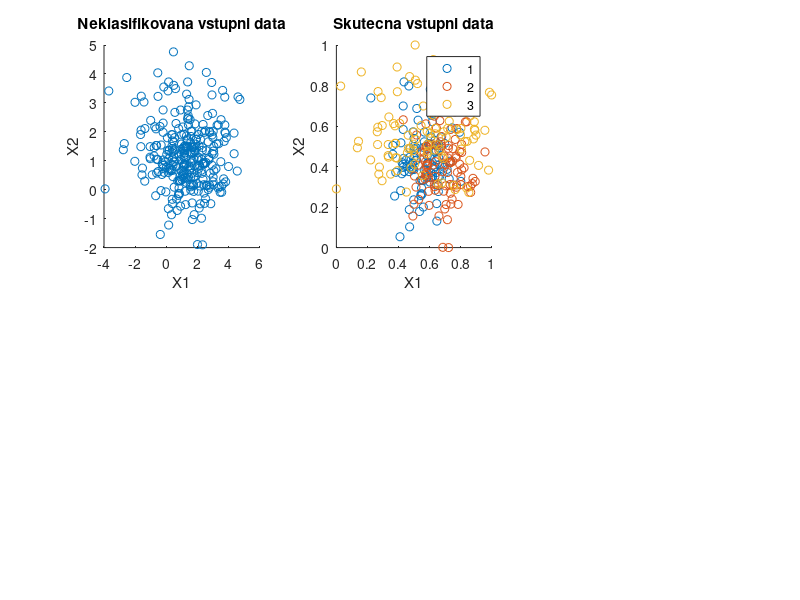

Write the MATLAB code that produced this figure. (Note: this script raises an error after producing the figure.)
clc
clear

ID = 220962;

%% Data generator

tmp = sqrt(3)/2;
tmpp=1+tmp;
rng(ID);
%Normalni rozlozeni dat
% means - X1 - [1 2 1.5], X2 - [1 1 sqrt(3)/2]
% deviation - X1 - [1 1 2], X2 - [1 1 1]
data(1,:) = [normrnd(1,1,1,100) normrnd(2,1,1,100) normrnd(1.5,2,1,100)];
data(2,:) = [normrnd(1,1,1,100) normrnd(1,1,1,100) normrnd(tmpp,1,1,100)];
data(3,:) = [ones(1,100) ones(1,100)+1 ones(1,100)+2];


%data(1,:) = [normrnd(1,0.001,1,100) normrnd(2,0.001,1,100) normrnd(1.5,0.001,1,100)];
%data(2,:) = [normrnd(1,0.001,1,100) normrnd(1,0.001,1,100) normrnd(tmpp,0.001,1,100)];
%data(3,:) = [ones(1,100) ones(1,100)+1 ones(1,100)+2];

%Normalizace dat do rozsahu <0:1>
dataNorm(1,:) = (data(1,:)-min(data(1,:)))/(max(data(1,:))-min(data(1,:)));
dataNorm(2,:) = (data(2,:)-min(data(2,:)))/(max(data(2,:))-min(data(2,:)));
dataNorm(3,:) = data(3,:);

subplot(2,3,1)
scatter(data(1,:),data(2,:))
xlabel("X1")
ylabel("X2")
title("Neklasifikovana vstupni data")

subplot(2,3,2)
gscatter(dataNorm(1,:),dataNorm(2,:),dataNorm(3,:))
xlabel("X1")
ylabel("X2")
title("Skutecna vstupni data")

%% k-Means, K = 3
%nahodne vybrane stredy(centroid)
newCentroids = [dataNorm(1,1:3);dataNorm(2,1:3)];

cluster1 = [1;1];
cluster2 = [1;1];
cluster3 = [1;1];
deviation1 = [1;1];
deviation2 = [1;1];
deviation3 = [1;1];
observation = zeros(1,300);

%proces uceni
for cycles = 1:100
    %reset 
    cluster1 = [1;1];
    cluster2 = [1;1];
    cluster3 = [1;1];
    deviation1 = [1];
    deviation2 = [1];
    deviation3 = [1]; 
    
    %spocitani novych pozorovani
    for i = 1:300
        %which centroid is data closest to
        centroids = newCentroids;
        position = [dataNorm(1,i) dataNorm(2,i)];
        dst(1) = norm(position - [centroids(1,1) centroids(2,1)]);
        dst(2) = norm(position - [centroids(1,2) centroids(2,2)]);
        dst(3) = norm(position - [centroids(1,3) centroids(2,3)]);
        [minimun,pos] = min(dst);
        observation(i) = pos;

        %serazeni podle clustru
        if pos == 1
            cluster1(1,end+1) = dataNorm(1,i);
            cluster1(2,end) = dataNorm(2,i);
            deviation1(end+1) = dst(1);
        elseif pos == 2
            cluster2(1,end+1) = dataNorm(1,i);
            cluster2(2,end) = dataNorm(2,i);
            deviation2(end+1) = dst(2);
        elseif pos == 3
            cluster3(1,end+1) = dataNorm(1,i);
            cluster3(2,end) = dataNorm(2,i);
            deviation3(end+1) = dst(3);
        end
    end
    %get rid of first position in cluster - code purpose
    cluster1(:,1) = [];
    cluster2(:,1) = [];
    cluster3(:,1) = [];
    deviation1(:,1) = [];
    deviation2(:,1) = [];  
    deviation3(:,1) = [];

    %spocitani novych stredu
    newCentroids = [mean(cluster1(1,:)) mean(cluster2(1,:)) mean(cluster3(1,:));
                    mean(cluster1(2,:)) mean(cluster2(2,:)) mean(cluster3(2,:))];
    
    %vypocet chyby pro kazdy cyklus
    deviation = (sum(deviation1.^2)+sum(deviation2.^2)+sum(deviation3.^2))/300;
    deviation1sum=sum(deviation1.^2)/100;
    deviation2sum=sum(deviation2.^2)/100;
    deviation3sum=sum(deviation3.^2)/100;

    fprintf("Chybova funkce J v "+cycles+". iteraci je: "+ deviation+"\n")
         
    J1(cycles)=deviation1sum;
    J2(cycles)=deviation2sum;
    J3(cycles)=deviation3sum;

    %exit statement
    if centroids == newCentroids
        break
    end
end

subplot(2,3,3)
% figure(3)
gscatter(dataNorm(1,:),dataNorm(2,:),observation)
xlabel("X1")
ylabel("X2")
title("KLasifikovana prislusnost")

subplot(2,3,4:6)
plot(J1)
hold on
plot(J2)
hold on 
plot(J3)
grid on
title("Chybove funkce")
legend("J1","J2","J3")

